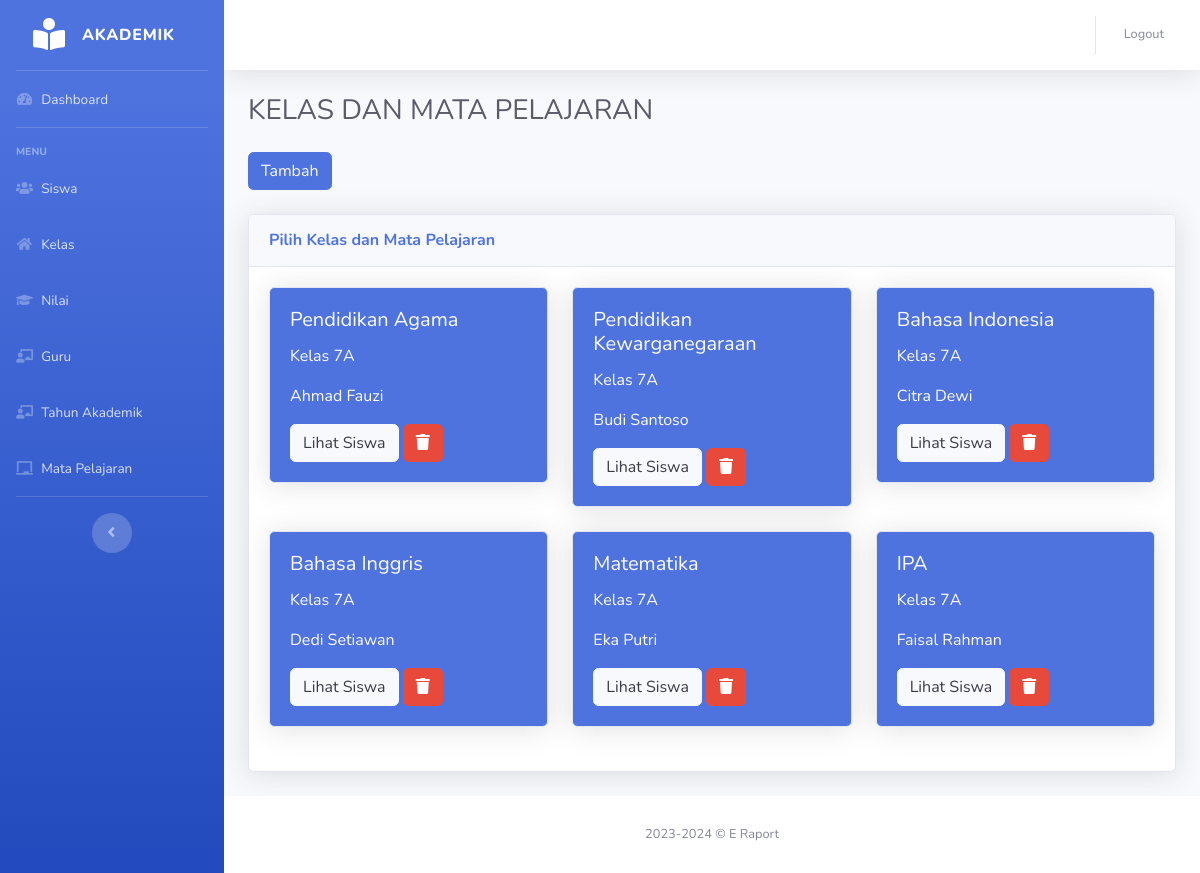
Page /nilai/nilai.php on the committed database.
### tables this page shows
CREATE TABLE `mata_pelajaran` (
  `kd_mp` int(11) NOT NULL,
  `nama_mp` varchar(30) DEFAULT NULL
);

CREATE TABLE `kelas` (
  `id_kelas` int(11) NOT NULL,
  `nama_kelas` varchar(30) NOT NULL,
  `wali_kelas` varchar(100) DEFAULT NULL
);

CREATE TABLE `guru` (
  `nip` varchar(18) NOT NULL,
  `kd_mp` int(11) DEFAULT NULL,
  `nama_guru` varchar(30) DEFAULT NULL,
  `alamat` varchar(30) DEFAULT NULL,
  `jenis_kelamin` enum('L','P') DEFAULT NULL,
  `agama` enum('ISLAM','PROTESTAN','KATHOLIK','HINDU','BUDHA','KONGHUCU','LAINNYA') DEFAULT NULL
);

### nilai/nilai.php (the view, shortened to what this page needs)
<?php
include_once("../functions.php");
$db = dbConnect();
if ($db->connect_errno == 0) {
    $query = "
        SELECT
            mp.nama_mp AS nama_mapel,
            k.nama_kelas,
            g.nama_guru,
            mp.kd_mp AS id_mapel,
            k.id_kelas
        FROM
            kelas_guru kg
        JOIN
            guru g ON kg.nip = g.nip
        JOIN
            kelas k ON kg.id_kelas = k.id_kelas
        JOIN
            mata_pelajaran mp ON kg.kd_mp = mp.kd_mp";
    $result = $db->query($query);
}
?>
<!DOCTYPE html>
<html lang="en">
<head>
    <link href="../assets/vendor/fontawesome-free/css/all.min.css" rel="stylesheet" type="text/css">
    <link href="../assets/css/sb-admin-2.min.css" rel="stylesheet">
    <link href="../assets/vendor/datatables/dataTables.bootstrap4.min.css" rel="stylesheet">
</head>
<body id="page-top">
    <div id="wrapper">
        <?php include_once("../layout/sidebar.php") ?>
        <div id="content-wrapper" class="d-flex flex-column">
            <div id="content">
                <?php include_once("../layout/topbar.php") ?>
                <div class="container-fluid">
                    <h1 class="h3 mb-4 text-gray-800">KELAS DAN MATA PELAJARAN</h1>
                    <button class="btn btn-primary mb-4" data-toggle="modal" data-target="#tambahModal">Tambah</button>
                    <div class="card shadow mb-4">
                        <div class="card-header py-3">
                            <h6 class="m-0 font-weight-bold text-primary">Pilih Kelas dan Mata Pelajaran</h6>
                        </div>
                        <div class="card-body">
                            <div class="row" id="kelasMpContainer">
                                <?php if ($result && $result->num_rows > 0): ?>
                                    <?php while ($row = $result->fetch_assoc()) { ?>
                                        <div class="col-lg-4 mb-4">
                                            <div class="card bg-primary text-white shadow">
                                                <div class="card-body">
                                                    <h5 class="card-title"><?= $row['nama_mapel']; ?></h5>
                                                    <p class="card-text"><?= $row['nama_kelas']; ?></p>
                                                    <p class="card-text"><?= $row['nama_guru']; ?></p>
                                                    <a href="tampil-nilai.php?id_kelas=<?= $row['id_kelas']; ?>&id_mp=<?= $row['id_mapel']; ?>" class="btn btn-light">Lihat Siswa</a>
                                                    <button class="btn btn-danger btn-delete" data-id="<?= $row['id_kelas']; ?>-<?= $row['id_mapel']; ?>" title="Hapus">
                                                        <i class="fas fa-trash"></i>
                                                    </button>
                                                </div>
                                            </div>
                                        </div>
                                    <?php } ?>
                                <?php else: ?>
                                    <p>Tidak ada data yang ditemukan.</p>
                                <?php endif; ?>
                            </div>
                        </div>
                    </div>
                </div>
            </div>
            <?php include_once("../layout/footer.php") ?>
        </div>
    </div>
</body>
</html>

### rows in the picture
mata_pelajaran: nama_mp "Pendidikan Agama", kelas.nama_kelas "Kelas 7A", guru.nama_guru "Ahmad Fauzi"
mata_pelajaran: nama_mp "Pendidikan Kewarganegaraan", kelas.nama_kelas "Kelas 7A", guru.nama_guru "Budi Santoso"
mata_pelajaran: nama_mp "Bahasa Indonesia", kelas.nama_kelas "Kelas 7A", guru.nama_guru "Citra Dewi"
mata_pelajaran: nama_mp "Bahasa Inggris", kelas.nama_kelas "Kelas 7A", guru.nama_guru "Dedi Setiawan"
mata_pelajaran: nama_mp "Matematika", kelas.nama_kelas "Kelas 7A", guru.nama_guru "Eka Putri"
mata_pelajaran: nama_mp "IPA", kelas.nama_kelas "Kelas 7A", guru.nama_guru "Faisal Rahman"
